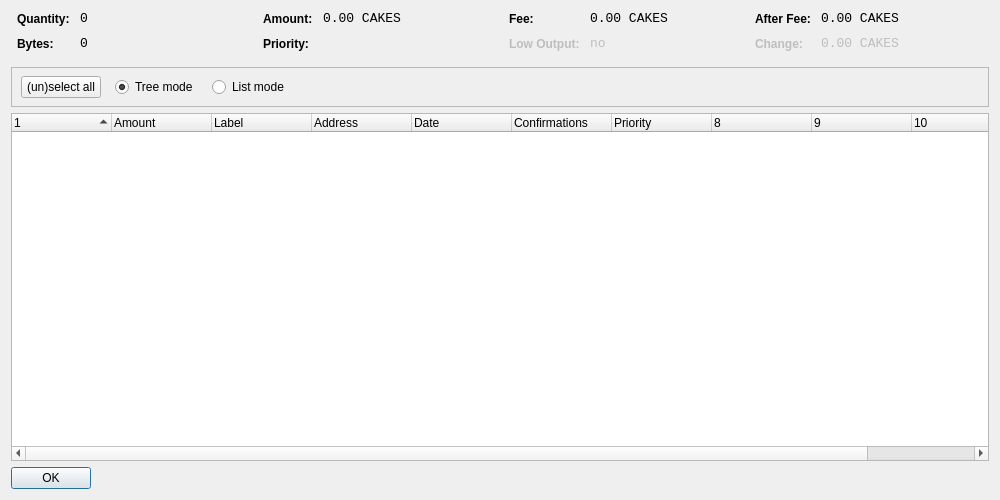
<?xml version="1.0" encoding="UTF-8"?>
<ui version="4.0">
 <class>CoinControlDialog</class>
 <widget class="QDialog" name="CoinControlDialog">
  <property name="geometry">
   <rect>
    <x>0</x>
    <y>0</y>
    <width>1000</width>
    <height>500</height>
   </rect>
  </property>
  <property name="windowTitle">
   <string>Coin Control</string>
  </property>
  <layout class="QVBoxLayout" name="verticalLayout">
   <item>
    <layout class="QHBoxLayout" name="horizontalLayoutTop" stretch="0,0,0,0">
     <property name="topMargin">
      <number>0</number>
     </property>
     <property name="bottomMargin">
      <number>10</number>
     </property>
     <item>
      <layout class="QFormLayout" name="formLayoutCoinControl1">
       <property name="horizontalSpacing">
        <number>10</number>
       </property>
       <property name="verticalSpacing">
        <number>10</number>
       </property>
       <property name="leftMargin">
        <number>6</number>
       </property>
       <property name="rightMargin">
        <number>6</number>
       </property>
       <item row="0" column="0">
        <widget class="QLabel" name="labelCoinControlQuantityText">
         <property name="styleSheet">
          <string notr="true">font-weight:bold;</string>
         </property>
         <property name="text">
          <string>Quantity:</string>
         </property>
        </widget>
       </item>
       <item row="0" column="1">
        <widget class="QLabel" name="labelCoinControlQuantity">
         <property name="font">
          <font>
           <family>Monospace</family>
           <pointsize>10</pointsize>
          </font>
         </property>
         <property name="cursor">
          <cursorShape>IBeamCursor</cursorShape>
         </property>
         <property name="contextMenuPolicy">
          <enum>Qt::ActionsContextMenu</enum>
         </property>
         <property name="text">
          <string notr="true">0</string>
         </property>
         <property name="textInteractionFlags">
          <set>Qt::LinksAccessibleByMouse|Qt::TextSelectableByKeyboard|Qt::TextSelectableByMouse</set>
         </property>
        </widget>
       </item>
       <item row="1" column="0">
        <widget class="QLabel" name="labelCoinControlBytesText">
         <property name="styleSheet">
          <string notr="true">font-weight:bold;</string>
         </property>
         <property name="text">
          <string>Bytes:</string>
         </property>
        </widget>
       </item>
       <item row="1" column="1">
        <widget class="QLabel" name="labelCoinControlBytes">
         <property name="font">
          <font>
           <family>Monospace</family>
           <pointsize>10</pointsize>
          </font>
         </property>
         <property name="cursor">
          <cursorShape>IBeamCursor</cursorShape>
         </property>
         <property name="contextMenuPolicy">
          <enum>Qt::ActionsContextMenu</enum>
         </property>
         <property name="text">
          <string notr="true">0</string>
         </property>
         <property name="textInteractionFlags">
          <set>Qt::LinksAccessibleByMouse|Qt::TextSelectableByKeyboard|Qt::TextSelectableByMouse</set>
         </property>
        </widget>
       </item>
      </layout>
     </item>
     <item>
      <layout class="QFormLayout" name="formLayoutCoinControl2">
       <property name="horizontalSpacing">
        <number>10</number>
       </property>
       <property name="verticalSpacing">
        <number>10</number>
       </property>
       <property name="leftMargin">
        <number>6</number>
       </property>
       <property name="rightMargin">
        <number>6</number>
       </property>
       <item row="0" column="0">
        <widget class="QLabel" name="labelCoinControlAmountText">
         <property name="styleSheet">
          <string notr="true">font-weight:bold;</string>
         </property>
         <property name="text">
          <string>Amount:</string>
         </property>
        </widget>
       </item>
       <item row="0" column="1">
        <widget class="QLabel" name="labelCoinControlAmount">
         <property name="font">
          <font>
           <family>Monospace</family>
           <pointsize>10</pointsize>
          </font>
         </property>
         <property name="cursor">
          <cursorShape>IBeamCursor</cursorShape>
         </property>
         <property name="contextMenuPolicy">
          <enum>Qt::ActionsContextMenu</enum>
         </property>
         <property name="text">
          <string notr="true">0.00 CAKES</string>
         </property>
         <property name="textInteractionFlags">
          <set>Qt::LinksAccessibleByMouse|Qt::TextSelectableByKeyboard|Qt::TextSelectableByMouse</set>
         </property>
        </widget>
       </item>
       <item row="1" column="0">
        <widget class="QLabel" name="labelCoinControlPriorityText">
         <property name="styleSheet">
          <string notr="true">font-weight:bold;</string>
         </property>
         <property name="text">
          <string>Priority:</string>
         </property>
        </widget>
       </item>
       <item row="1" column="1">
        <widget class="QLabel" name="labelCoinControlPriority">
         <property name="font">
          <font>
           <family>Monospace</family>
           <pointsize>10</pointsize>
          </font>
         </property>
         <property name="cursor">
          <cursorShape>IBeamCursor</cursorShape>
         </property>
         <property name="contextMenuPolicy">
          <enum>Qt::ActionsContextMenu</enum>
         </property>
         <property name="text">
          <string/>
         </property>
         <property name="textInteractionFlags">
          <set>Qt::LinksAccessibleByMouse|Qt::TextSelectableByKeyboard|Qt::TextSelectableByMouse</set>
         </property>
        </widget>
       </item>
      </layout>
     </item>
     <item>
      <layout class="QFormLayout" name="formLayoutCoinControl3">
       <property name="horizontalSpacing">
        <number>10</number>
       </property>
       <property name="verticalSpacing">
        <number>10</number>
       </property>
       <property name="leftMargin">
        <number>6</number>
       </property>
       <property name="rightMargin">
        <number>6</number>
       </property>
       <item row="0" column="0">
        <widget class="QLabel" name="labelCoinControlFeeText">
         <property name="styleSheet">
          <string notr="true">font-weight:bold;</string>
         </property>
         <property name="text">
          <string>Fee:</string>
         </property>
        </widget>
       </item>
       <item row="0" column="1">
        <widget class="QLabel" name="labelCoinControlFee">
         <property name="font">
          <font>
           <family>Monospace</family>
           <pointsize>10</pointsize>
          </font>
         </property>
         <property name="cursor">
          <cursorShape>IBeamCursor</cursorShape>
         </property>
         <property name="contextMenuPolicy">
          <enum>Qt::ActionsContextMenu</enum>
         </property>
         <property name="text">
          <string notr="true">0.00 CAKES</string>
         </property>
         <property name="textInteractionFlags">
          <set>Qt::LinksAccessibleByMouse|Qt::TextSelectableByKeyboard|Qt::TextSelectableByMouse</set>
         </property>
        </widget>
       </item>
       <item row="1" column="0">
        <widget class="QLabel" name="labelCoinControlLowOutputText">
         <property name="enabled">
          <bool>false</bool>
         </property>
         <property name="styleSheet">
          <string notr="true">font-weight:bold;</string>
         </property>
         <property name="text">
          <string>Low Output:</string>
         </property>
        </widget>
       </item>
       <item row="1" column="1">
        <widget class="QLabel" name="labelCoinControlLowOutput">
         <property name="enabled">
          <bool>false</bool>
         </property>
         <property name="font">
          <font>
           <family>Monospace</family>
           <pointsize>10</pointsize>
          </font>
         </property>
         <property name="cursor">
          <cursorShape>IBeamCursor</cursorShape>
         </property>
         <property name="contextMenuPolicy">
          <enum>Qt::ActionsContextMenu</enum>
         </property>
         <property name="text">
          <string notr="true">no</string>
         </property>
         <property name="textInteractionFlags">
          <set>Qt::LinksAccessibleByMouse|Qt::TextSelectableByKeyboard|Qt::TextSelectableByMouse</set>
         </property>
        </widget>
       </item>
      </layout>
     </item>
     <item>
      <layout class="QFormLayout" name="formLayoutCoinControl4">
       <property name="horizontalSpacing">
        <number>10</number>
       </property>
       <property name="verticalSpacing">
        <number>10</number>
       </property>
       <property name="leftMargin">
        <number>6</number>
       </property>
       <property name="rightMargin">
        <number>6</number>
       </property>
       <item row="0" column="0">
        <widget class="QLabel" name="labelCoinControlAfterFeeText">
         <property name="styleSheet">
          <string notr="true">font-weight:bold;</string>
         </property>
         <property name="text">
          <string>After Fee:</string>
         </property>
        </widget>
       </item>
       <item row="0" column="1">
        <widget class="QLabel" name="labelCoinControlAfterFee">
         <property name="font">
          <font>
           <family>Monospace</family>
           <pointsize>10</pointsize>
          </font>
         </property>
         <property name="cursor">
          <cursorShape>IBeamCursor</cursorShape>
         </property>
         <property name="contextMenuPolicy">
          <enum>Qt::ActionsContextMenu</enum>
         </property>
         <property name="text">
          <string notr="true">0.00 CAKES</string>
         </property>
         <property name="textInteractionFlags">
          <set>Qt::LinksAccessibleByMouse|Qt::TextSelectableByKeyboard|Qt::TextSelectableByMouse</set>
         </property>
        </widget>
       </item>
       <item row="1" column="0">
        <widget class="QLabel" name="labelCoinControlChangeText">
         <property name="enabled">
          <bool>false</bool>
         </property>
         <property name="styleSheet">
          <string notr="true">font-weight:bold;</string>
         </property>
         <property name="text">
          <string>Change:</string>
         </property>
        </widget>
       </item>
       <item row="1" column="1">
        <widget class="QLabel" name="labelCoinControlChange">
         <property name="enabled">
          <bool>false</bool>
         </property>
         <property name="font">
          <font>
           <family>Monospace</family>
           <pointsize>10</pointsize>
          </font>
         </property>
         <property name="cursor">
          <cursorShape>IBeamCursor</cursorShape>
         </property>
         <property name="contextMenuPolicy">
          <enum>Qt::ActionsContextMenu</enum>
         </property>
         <property name="text">
          <string notr="true">0.00 CAKES</string>
         </property>
         <property name="textInteractionFlags">
          <set>Qt::LinksAccessibleByMouse|Qt::TextSelectableByKeyboard|Qt::TextSelectableByMouse</set>
         </property>
        </widget>
       </item>
      </layout>
     </item>
    </layout>
   </item>
   <item>
    <widget class="QFrame" name="frame">
     <property name="minimumSize">
      <size>
       <width>0</width>
       <height>40</height>
      </size>
     </property>
     <property name="frameShape">
      <enum>QFrame::StyledPanel</enum>
     </property>
     <property name="frameShadow">
      <enum>QFrame::Sunken</enum>
     </property>
     <widget class="QWidget" name="horizontalLayoutWidget">
      <property name="geometry">
       <rect>
        <x>10</x>
        <y>0</y>
        <width>781</width>
        <height>41</height>
       </rect>
      </property>
      <layout class="QHBoxLayout" name="horizontalLayoutPanel" stretch="0,0,0,0,0">
       <property name="spacing">
        <number>14</number>
       </property>
       <item>
        <widget class="QPushButton" name="pushButtonSelectAll">
         <property name="sizePolicy">
          <sizepolicy hsizetype="Maximum" vsizetype="Fixed">
           <horstretch>0</horstretch>
           <verstretch>0</verstretch>
          </sizepolicy>
         </property>
         <property name="text">
          <string>(un)select all</string>
         </property>
        </widget>
       </item>
       <item>
        <widget class="QRadioButton" name="radioTreeMode">
         <property name="sizePolicy">
          <sizepolicy hsizetype="Maximum" vsizetype="Fixed">
           <horstretch>0</horstretch>
           <verstretch>0</verstretch>
          </sizepolicy>
         </property>
         <property name="text">
          <string>Tree mode</string>
         </property>
         <property name="checked">
          <bool>true</bool>
         </property>
        </widget>
       </item>
       <item>
        <widget class="QRadioButton" name="radioListMode">
         <property name="sizePolicy">
          <sizepolicy hsizetype="Maximum" vsizetype="Fixed">
           <horstretch>0</horstretch>
           <verstretch>0</verstretch>
          </sizepolicy>
         </property>
         <property name="text">
          <string>List mode</string>
         </property>
        </widget>
       </item>
       <item>
        <spacer name="horizontalSpacer">
         <property name="orientation">
          <enum>Qt::Horizontal</enum>
         </property>
         <property name="sizeHint" stdset="0">
          <size>
           <width>40</width>
           <height>20</height>
          </size>
         </property>
        </spacer>
       </item>
      </layout>
     </widget>
    </widget>
   </item>
   <item>
    <widget class="CoinControlTreeWidget" name="treeWidget">
     <property name="contextMenuPolicy">
      <enum>Qt::CustomContextMenu</enum>
     </property>
     <property name="sortingEnabled">
      <bool>false</bool>
     </property>
     <property name="columnCount">
      <number>11</number>
     </property>
     <attribute name="headerShowSortIndicator" stdset="0">
      <bool>true</bool>
     </attribute>
     <attribute name="headerStretchLastSection">
      <bool>false</bool>
     </attribute>
     <column>
      <property name="text">
       <string/>
      </property>
     </column>
     <column>
      <property name="text">
       <string>Amount</string>
      </property>
     </column>
     <column>
      <property name="text">
       <string>Label</string>
      </property>
     </column>
     <column>
      <property name="text">
       <string>Address</string>
      </property>
     </column>
     <column>
      <property name="text">
       <string>Date</string>
      </property>
     </column>
     <column>
      <property name="text">
       <string>Confirmations</string>
      </property>
      <property name="toolTip">
       <string>Confirmed</string>
      </property>
     </column>
     <column>
      <property name="text">
       <string>Priority</string>
      </property>
     </column>
     <column>
      <property name="text">
       <string/>
      </property>
     </column>
     <column>
      <property name="text">
       <string/>
      </property>
     </column>
     <column>
      <property name="text">
       <string/>
      </property>
     </column>
     <column>
      <property name="text">
       <string/>
      </property>
     </column>
    </widget>
   </item>
   <item>
    <widget class="QDialogButtonBox" name="buttonBox">
     <property name="sizePolicy">
      <sizepolicy hsizetype="Maximum" vsizetype="Fixed">
       <horstretch>0</horstretch>
       <verstretch>0</verstretch>
      </sizepolicy>
     </property>
     <property name="orientation">
      <enum>Qt::Horizontal</enum>
     </property>
     <property name="standardButtons">
      <set>QDialogButtonBox::Ok</set>
     </property>
    </widget>
   </item>
  </layout>
 </widget>
 <customwidgets>
  <customwidget>
   <class>CoinControlTreeWidget</class>
   <extends>QTreeWidget</extends>
   <header>coincontroltreewidget.h</header>
  </customwidget>
 </customwidgets>
 <resources/>
 <connections/>
</ui>
